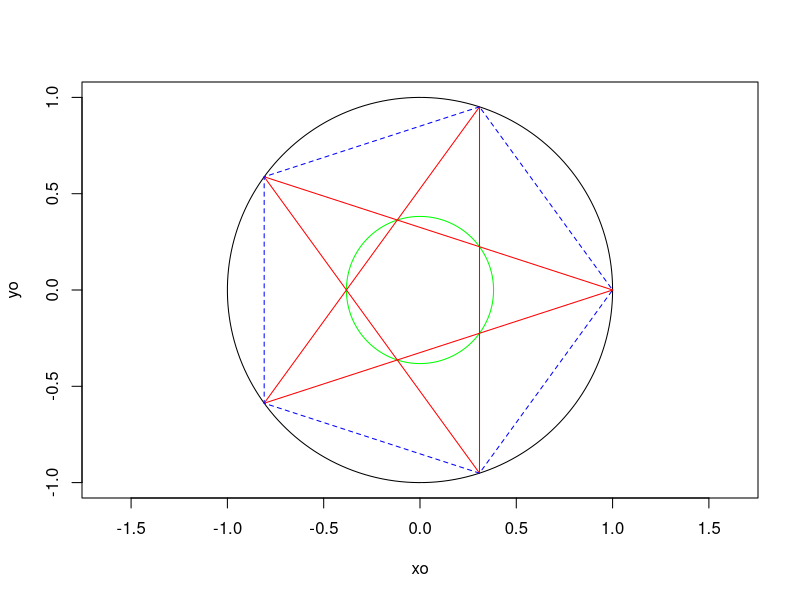
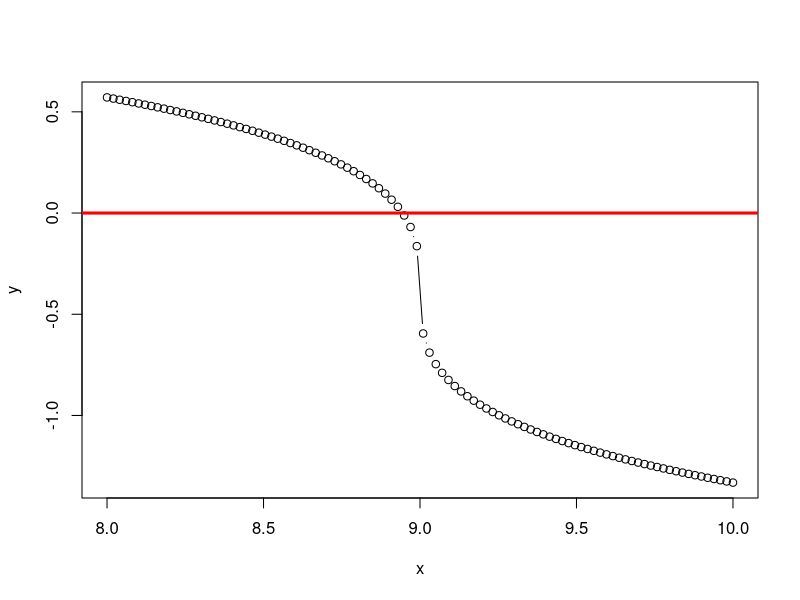

The R script that drew these images, in order:
## ---- chunk 1
knitr::opts_chunk$set(echo = TRUE)
## ---- chunk 2
r=1
theta=seq(0,2*pi,length=200)
xo=r*cos(theta)
yo=r*sin(theta)
r2=0.382
xi=r2*cos(theta)
yi=r2*sin(theta)
plot(xo,yo,type='n',asp=1)
polygon(xo,yo)
polygon(xi,yi,border='green')
dtheta=2*pi/5
theta=seq(5)*dtheta
x=r*cos(theta)
y=r*sin(theta)
#
lines(x[c(1,3)],y[c(1,3)],col='red')
lines(x[c(1,4)],y[c(1,4)],col='red')
#
lines(x[c(2,4)],y[c(2,4)],col='red')
lines(x[c(2,5)],y[c(2,5)],col='red')
#
lines(x[c(3,5)],y[c(3,5)],col='red')

polygon(x,y,lty='dashed',border='blue')

## ---- chunk 3
theta=36*pi/180
L=2*sin(theta)
h=(L/2)*tan(theta)
r2=1*cos(theta)-sin(theta)*tan(theta)
L2=2*r2*sin(theta)
d=(L2/2)/cos(2*theta)
hpoint=d*sin(2*theta)
d2=r2*cos(theta)
hp=sqrt(hpoint^2-d2^2)
# Area of the central pentagon
area=1/2*L2*d2*5
# Volume of the pyramid
V=5*L2*d2*hp/6


print(paste0("Side of outside pentagon = ",L,collapse=""))
print(paste0("Height of outer triangle = ",h,collapse=""))
print(paste0("Radius of inside circle  = ",r2,collapse=""))
print(paste0("Side of inside  pentagon = ",L2,collapse=""))
print(paste0("Height of star point     = ",hpoint,collapse=""))
print(paste0("Height = ",hp,collapse=""))
print(paste0("Area of base pentagon    = ",area,collapse=""))
print(paste0("Volume of pyramid        = ",V,collapse=""))
## ---- chunk 4
x=seq(8,10,length=100)
y=rep(0,length(x))
for (i in seq_along(x)) {
    if (x[i]<9) {
        y[i]=(x[i]+9)^(1/3)+(9-x[i])^(1/3) - 3
    } else {
        y[i]=(x[i]+9)^(1/3)-(x[i]-9)^(1/3) - 3
    }
}
plot(x,y,type='b')
abline(h=0,col='red',lwd=3)
## ---- chunk 5
library(gtools)

is_winner = function(h) {
    for (r in 4:length(h)) {
        a=combinations(length(h),r,h,set=F)
        if (any(apply(a,1,sum)==35)) {
            return(TRUE)
        }
    }
    return(FALSE)
}

pipval=c(1,2,3,4,5,6,7,8,9,10,10,10,10)
cards=0:51

ntrials=1000000

set.seed(2020)
win=0
for (trial in 1:ntrials) {
    s=sample(cards,9)
    winner=0
    for (i in 0:3) {
        h=pipval[s[trunc(s/13)==i]%%13+1]
        if (sum(h)>=35) { 
            if (is_winner(h)) {
                winner=1
            }
        }
    }
    win=win+winner
}
print(win)
print(win/ntrials)
